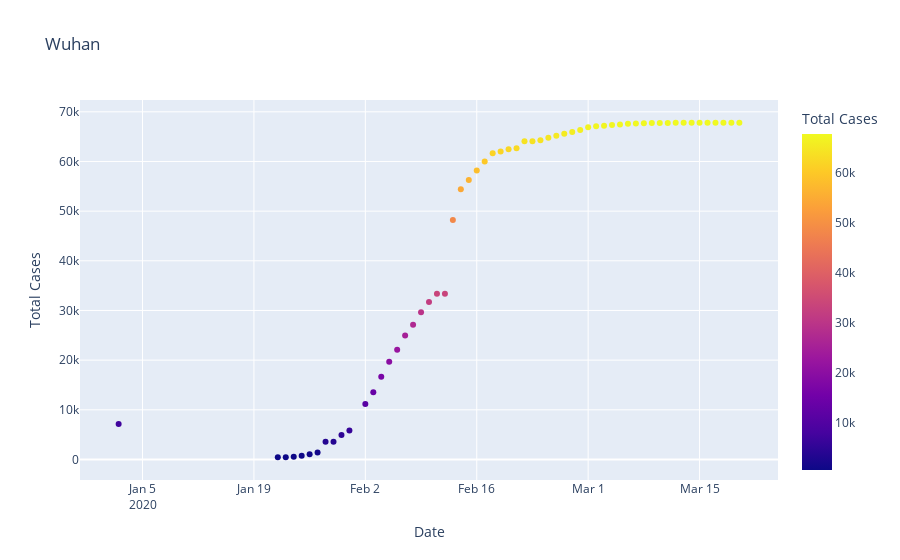

This figure's notebook cell:
### Code cell
fig = px.scatter(Wuhan , x = 'Date' , y = 'Total Cases' , color = 'Total Cases' , title = 'Wuhan')
fig.show()
